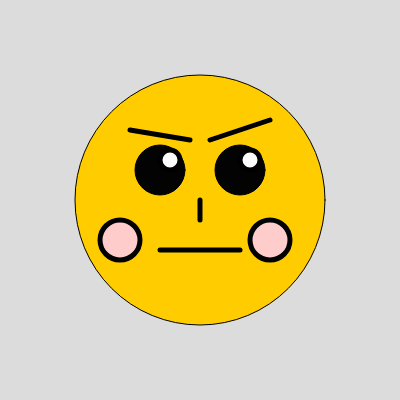
Frame 1 (no input)
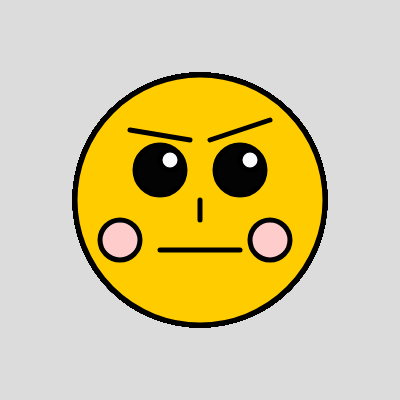
Frame 60 (no input)
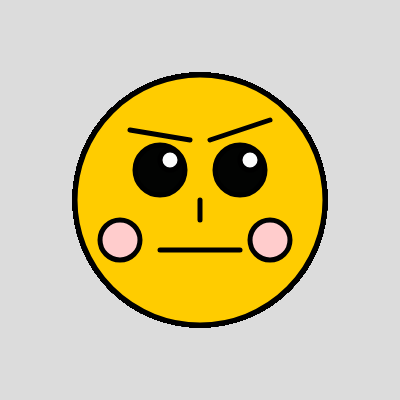
Frame 120 (the mouse pressed at the canvas centre since frame 60)

The p5.js sketch that drew these frames (run headless with seeded random() and noise() and a simulated clock; from frame 60 on, the mouse is pressed at the canvas centre):

// p5.js sketch
// ── sketch.js
function setup() {
  createCanvas(400, 400);
  background(220);
}

function draw() 
{ 
  let C = color (255,204,0);
  let c = color (2,3,2)
  let d = color (252,252,252)
  let e = color (255, 204, 204)
  
  
  
  fill(C)
  circle (200,200,250)
  fill(c)
  circle( 160,170,50,50)
  circle(240,170,50,50)
  strokeWeight(5);
 line(240, 250, 160, 250);
  fill(d)
  circle (250,160,20,20)

circle (170,160,20,20)

line (190,140,130,130)
  line (210,140,270,120)
fill (e)
  
  circle( 120,240,40,40)

  
  circle( 270,240,40,40)

  line (200,200,200,220)

  
     
  }
